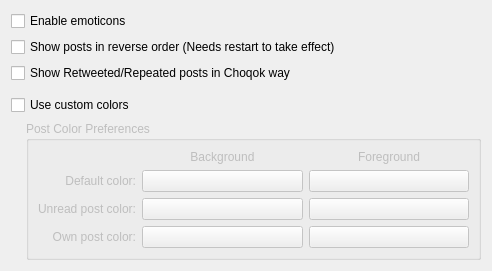
<?xml version="1.0" encoding="UTF-8"?>
<ui version="4.0">
 <class>AppearanceConfig_Base</class>
 <widget class="QWidget" name="AppearanceConfig_Base">
  <property name="geometry">
   <rect>
    <x>0</x>
    <y>0</y>
    <width>492</width>
    <height>269</height>
   </rect>
  </property>
  <layout class="QVBoxLayout" name="verticalLayout_2">
   <item>
    <widget class="QCheckBox" name="kcfg_isEmoticonsEnabled">
     <property name="text">
      <string>Enable emoticons</string>
     </property>
    </widget>
   </item>
   <item>
    <widget class="QCheckBox" name="kcfg_useReverseOrder">
     <property name="text">
      <string>Show posts in reverse order (Needs restart to take effect)</string>
     </property>
    </widget>
   </item>
   <item>
    <widget class="QCheckBox" name="kcfg_showRetweetsInChoqokWay">
     <property name="toolTip">
      <string>You'll see post with retweeter name as author, plus Retweeted from original author note.</string>
     </property>
     <property name="text">
      <string>Show Retweeted/Repeated posts in Choqok way</string>
     </property>
    </widget>
   </item>
   <item>
    <widget class="KSeparator" name="kseparator_2"/>
   </item>
   <item>
    <widget class="QCheckBox" name="kcfg_isCustomUi">
     <property name="text">
      <string>Use custom colors</string>
     </property>
    </widget>
   </item>
   <item>
    <layout class="QHBoxLayout" name="horizontalLayout">
     <item>
      <spacer name="horizontalSpacer">
       <property name="orientation">
        <enum>Qt::Horizontal</enum>
       </property>
       <property name="sizeType">
        <enum>QSizePolicy::Fixed</enum>
       </property>
       <property name="sizeHint" stdset="0">
        <size>
         <width>15</width>
         <height>80</height>
        </size>
       </property>
      </spacer>
     </item>
     <item>
      <widget class="QGroupBox" name="groupBox">
       <property name="enabled">
        <bool>false</bool>
       </property>
       <property name="title">
        <string>Post Color Preferences</string>
       </property>
       <layout class="QVBoxLayout" name="verticalLayout">
        <item>
         <layout class="QGridLayout" name="gridLayout">
          <item row="0" column="1">
           <widget class="QLabel" name="label_5">
            <property name="text">
             <string>Background</string>
            </property>
            <property name="alignment">
             <set>Qt::AlignCenter</set>
            </property>
           </widget>
          </item>
          <item row="1" column="0">
           <widget class="QLabel" name="label">
            <property name="text">
             <string>Default color:</string>
            </property>
            <property name="alignment">
             <set>Qt::AlignRight|Qt::AlignTrailing|Qt::AlignVCenter</set>
            </property>
           </widget>
          </item>
          <item row="1" column="1">
           <widget class="KColorButton" name="kcfg_readBackColor">
            <property name="sizePolicy">
             <sizepolicy hsizetype="MinimumExpanding" vsizetype="Fixed">
              <horstretch>0</horstretch>
              <verstretch>0</verstretch>
             </sizepolicy>
            </property>
           </widget>
          </item>
          <item row="1" column="2">
           <widget class="KColorButton" name="kcfg_readForeColor">
            <property name="sizePolicy">
             <sizepolicy hsizetype="MinimumExpanding" vsizetype="Fixed">
              <horstretch>0</horstretch>
              <verstretch>0</verstretch>
             </sizepolicy>
            </property>
            <property name="color">
             <color>
              <red>0</red>
              <green>0</green>
              <blue>0</blue>
             </color>
            </property>
           </widget>
          </item>
          <item row="2" column="0">
           <widget class="QLabel" name="label_2">
            <property name="text">
             <string>Unread post color:</string>
            </property>
            <property name="alignment">
             <set>Qt::AlignRight|Qt::AlignTrailing|Qt::AlignVCenter</set>
            </property>
           </widget>
          </item>
          <item row="2" column="1">
           <widget class="KColorButton" name="kcfg_unreadBackColor">
            <property name="sizePolicy">
             <sizepolicy hsizetype="MinimumExpanding" vsizetype="Fixed">
              <horstretch>0</horstretch>
              <verstretch>0</verstretch>
             </sizepolicy>
            </property>
            <property name="color">
             <color>
              <red>195</red>
              <green>230</green>
              <blue>205</blue>
             </color>
            </property>
           </widget>
          </item>
          <item row="2" column="2">
           <widget class="KColorButton" name="kcfg_unreadForeColor">
            <property name="sizePolicy">
             <sizepolicy hsizetype="MinimumExpanding" vsizetype="Fixed">
              <horstretch>0</horstretch>
              <verstretch>0</verstretch>
             </sizepolicy>
            </property>
            <property name="color">
             <color>
              <red>0</red>
              <green>0</green>
              <blue>0</blue>
             </color>
            </property>
           </widget>
          </item>
          <item row="0" column="2">
           <widget class="QLabel" name="label_6">
            <property name="text">
             <string>Foreground</string>
            </property>
            <property name="alignment">
             <set>Qt::AlignCenter</set>
            </property>
           </widget>
          </item>
          <item row="3" column="0">
           <widget class="QLabel" name="label_3">
            <property name="text">
             <string>Own post color:</string>
            </property>
            <property name="alignment">
             <set>Qt::AlignRight|Qt::AlignTrailing|Qt::AlignVCenter</set>
            </property>
           </widget>
          </item>
          <item row="3" column="1">
           <widget class="KColorButton" name="kcfg_ownBackColor">
            <property name="sizePolicy">
             <sizepolicy hsizetype="MinimumExpanding" vsizetype="Fixed">
              <horstretch>0</horstretch>
              <verstretch>0</verstretch>
             </sizepolicy>
            </property>
           </widget>
          </item>
          <item row="3" column="2">
           <widget class="KColorButton" name="kcfg_ownForeColor">
            <property name="sizePolicy">
             <sizepolicy hsizetype="MinimumExpanding" vsizetype="Fixed">
              <horstretch>0</horstretch>
              <verstretch>0</verstretch>
             </sizepolicy>
            </property>
           </widget>
          </item>
         </layout>
        </item>
       </layout>
      </widget>
     </item>
    </layout>
   </item>
   <item>
    <spacer name="verticalSpacer">
     <property name="orientation">
      <enum>Qt::Vertical</enum>
     </property>
     <property name="sizeHint" stdset="0">
      <size>
       <width>20</width>
       <height>40</height>
      </size>
     </property>
    </spacer>
   </item>
  </layout>
 </widget>
 <customwidgets>
  <customwidget>
   <class>KColorButton</class>
   <extends>QPushButton</extends>
   <header>kcolorbutton.h</header>
  </customwidget>
  <customwidget>
   <class>KSeparator</class>
   <extends>QFrame</extends>
   <header>kseparator.h</header>
  </customwidget>
 </customwidgets>
 <resources/>
 <connections>
  <connection>
   <sender>kcfg_isCustomUi</sender>
   <signal>toggled(bool)</signal>
   <receiver>groupBox</receiver>
   <slot>setEnabled(bool)</slot>
   <hints>
    <hint type="sourcelabel">
     <x>74</x>
     <y>14</y>
    </hint>
    <hint type="destinationlabel">
     <x>74</x>
     <y>40</y>
    </hint>
   </hints>
  </connection>
 </connections>
</ui>
